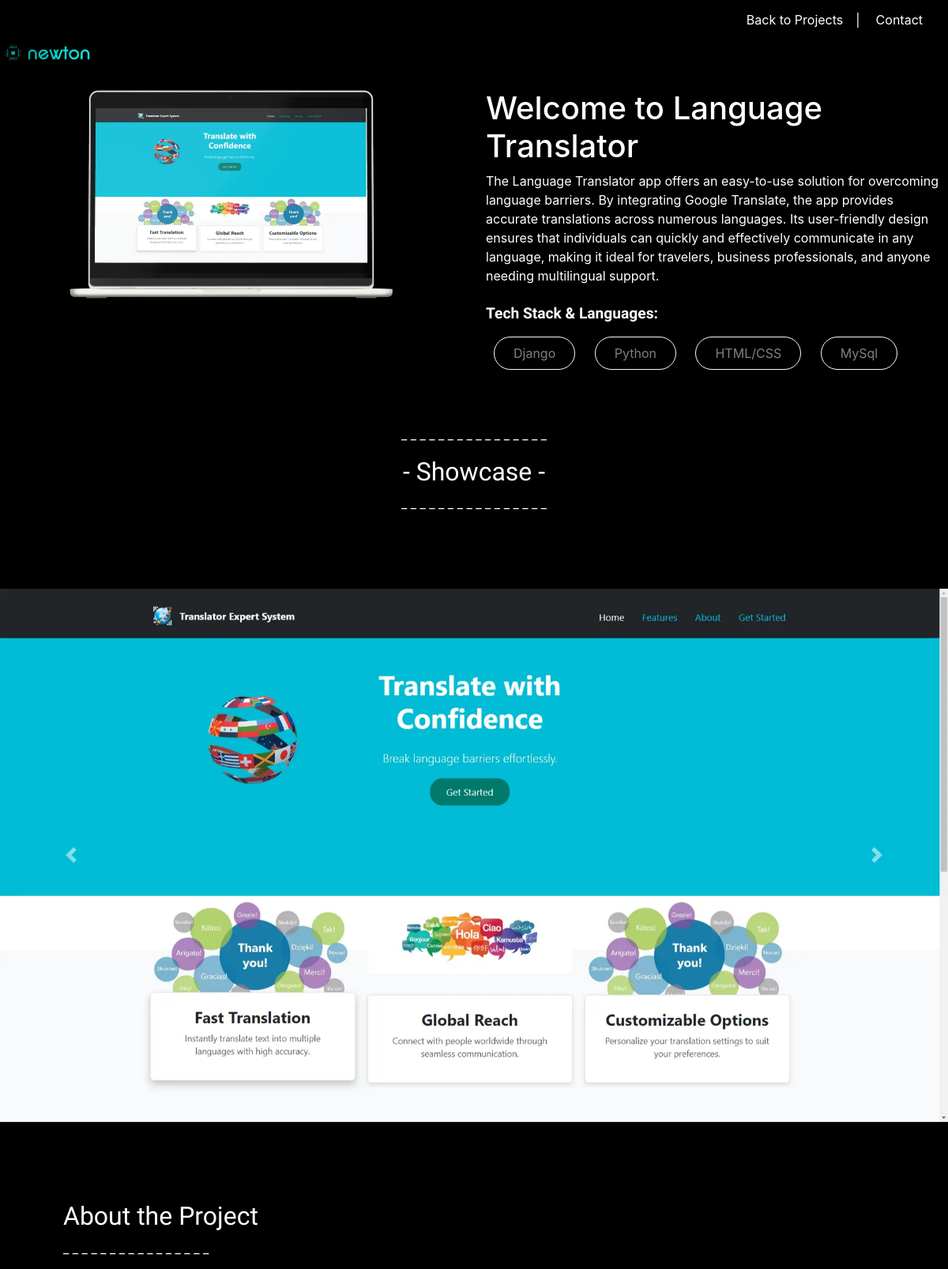
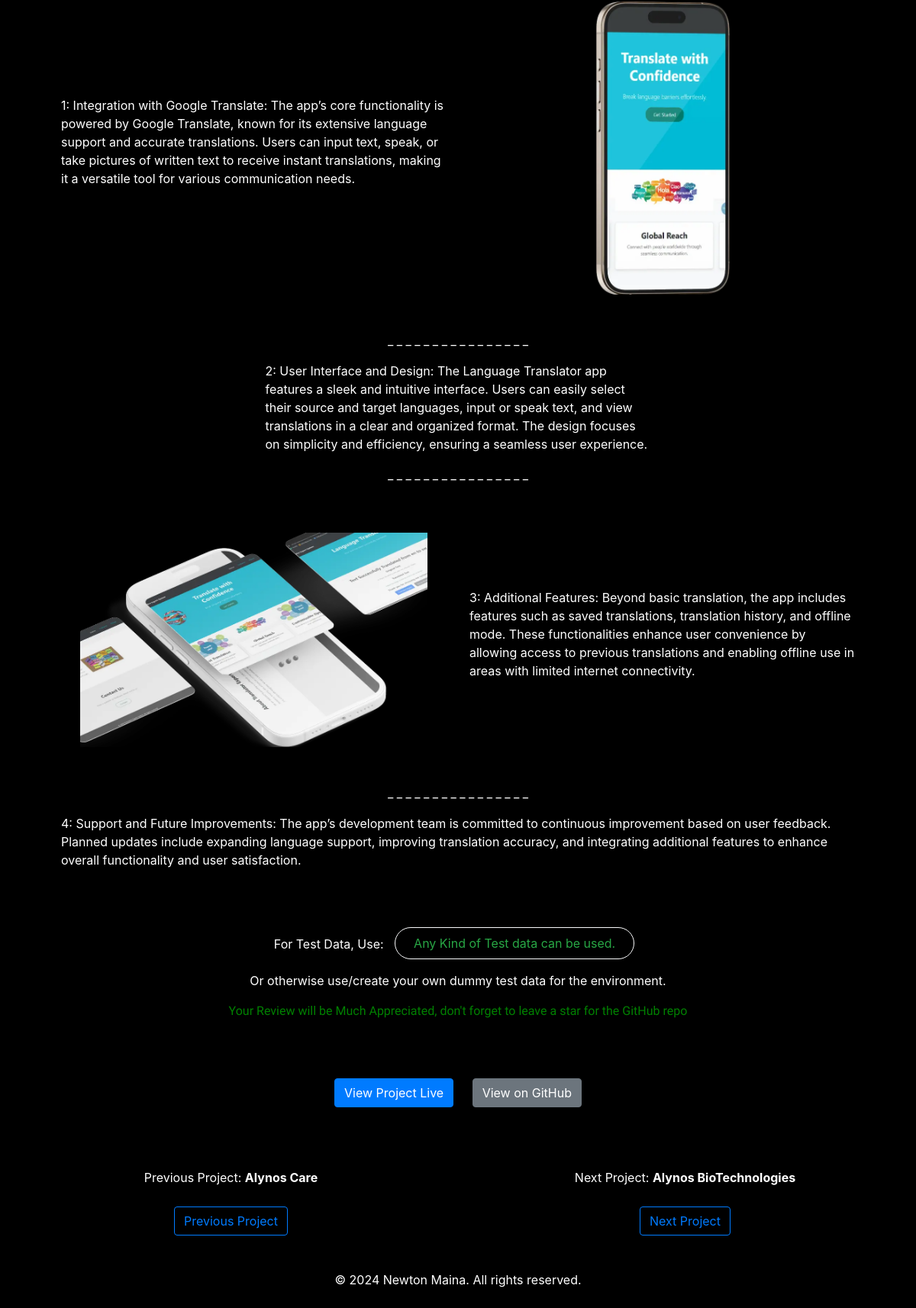
The app's page /project_detail/3/ with its own data (2 pictures, top to bottom).
### The_Website_v1/models.py (models this page shows, shortened)
class ProjectDetail(models.Model):
    project = models.OneToOneField(Project, on_delete=models.CASCADE)
    overview = models.TextField(default="More Content Will Be Added Soon")
    detail_paragraph1 = models.TextField(default="More Content Will Be Added Soon")
    detail_paragraph2 = models.TextField(default="More Content Will Be Added Soon")
    detail_paragraph3 = models.TextField(default="More Content Will Be Added Soon")
    detail_paragraph4 = models.TextField(default="More Content Will Be Added Soon")
    laptop_mockup = models.ImageField(upload_to='images/', default="More Content Will Be Added Soon")
    phone_mockup_01 = models.ImageField(upload_to='images/', default="More Content Will Be Added Soon")
    phone_mockup_02 = models.ImageField(upload_to='images/', default="More Content Will Be Added Soon")
    tech1 = models.CharField(max_length=200, default="Tech/You")
    tech2 = models.CharField(max_length=200, default="Tech/You")
    tech3 = models.CharField(max_length=200, default="Tech/You")
    tech4 = models.CharField(max_length=200, default="Tech/You")
    image4 = models.ImageField(upload_to='images/', default="More Content Will Be Added Soon")
    image5 = models.ImageField(upload_to='images/', default="More Content Will Be Added Soon")
    image6 = models.ImageField(upload_to='images/', default="More Content Will Be Added Soon")
    test_data = models.TextField(default="More Content Will Be Added Soon")
    live_url = models.URLField(null=True, blank=True)
    github_url = models.URLField(null=True, blank=True)

class Project(models.Model):
    title = models.CharField(max_length=200)
    case_name = models.CharField(max_length=200)
    description = models.TextField()
    image01 = models.ImageField(upload_to='images/', default="More Content Will Be Added Soon")
    image1 = models.ImageField(upload_to='images/', default="More Content Will Be Added Soon")
    image2 = models.ImageField(upload_to='images/', default="More Content Will Be Added Soon")
    image3 = models.ImageField(upload_to='images/', default="More Content Will Be Added Soon")

### The_Website_v1/views.py (the view)
# urls.py: path('project_detail/<int:pk>/', views.project_detail, name='project_detail'),
def project_detail(request, pk):
    project = get_object_or_404(Project, pk=pk)
    project_detail, created = ProjectDetail.objects.get_or_create(project=project)
    previous_project = Project.objects.filter(pk__lt=pk).order_by('-pk').first()
    next_project = Project.objects.filter(pk__gt=pk).order_by('pk').first()
    return render(request, 'detailings/project-detail.html', {'project': project,
                                                              'project_detail': project_detail,
                                                              'previous_project': previous_project,
                                                              'next_project': next_project})

### The_Website_v1/templates/detailings/project-detail.html (shortened to what this page needs)
{% extends 'detailings/project-detail-layout.html' %}
{% load static %}
{% block content %}
    <div class="container-fluid project-overview" style="padding: 30px 0;">
        <div class="row" style="margin-bottom: 30px;">
            <div class="col-md-6 text-center">
                <img src="{{project_detail.laptop_mockup.url}}" alt="Laptop Mockup" class="img-fluid" width="70%" height="70%">
            </div>
            <div class="col-md-6 text-sm-left align-content-center">
                <h1>Welcome to {{ project.title }}</h1>
                <p class="mb-4" style="align-items: center">{{ project_detail.overview }}</p>
                <h3 class="retext">Tech Stack & Languages: </h3>
                <button class="btn btn-light bg-transparent rounded-pill py-2 mb-3 px-4 ms-lg-4 text-white-50">{{ project_detail.tech1 }}</button>
                <button class="btn btn-light bg-transparent rounded-pill py-2 mb-3 px-4 ms-lg-4 text-white-50">{{ project_detail.tech2 }}</button>
                <button class="btn btn-light bg-transparent rounded-pill py-2 mb-3 px-4 ms-lg-4 text-white-50">{{ project_detail.tech3 }}</button>
                <button class="btn btn-light bg-transparent rounded-pill py-2 mb-3 px-4 ms-lg-4 text-white-50">{{ project_detail.tech4 }}</button>
            </div>
        </div>
        <br>
    <p>_ _ _ _ _ _ _ _ _ _ _ _ _ _ _ _</p>
    <h2 class="align-content-center" style="font-family: 'Playwrite AU VIC',cursive">- Showcase - </h2>
    <p>_ _ _ _ _ _ _ _ _ _ _ _ _ _ _ _</p>
    </div>
    <div class="row project-slider" style="padding: 50px 0;">
        <div class="col-12">
            <div id="projectImageCarousel" class="carousel slide" data-ride="carousel" data-interval="3000" data-pause="hover">
                <div class="carousel-inner">
                    <div class="carousel-item active">
                        <img src="{{ project_detail.image4.url }}" class="d-block w-100" alt="Image 1">
                    </div>
                </div>
                <a class="carousel-control-prev" href="#projectImageCarousel" role="button" data-slide="prev">
                    <span class="carousel-control-prev-icon" aria-hidden="true"></span>
                </a>
                <a class="carousel-control-next" href="#projectImageCarousel" role="button" data-slide="next">
                    <span class="carousel-control-next-icon" aria-hidden="true"></span>
                </a>
            </div>
        </div>
    </div>
    <div class="container project-details text-sm-left" style="padding: 50px;">
        <h2 style="margin-bottom: 10px; font-family: 'Playwrite AU VIC',cursive">About the Project</h2>
        <p >_ _ _ _ _ _ _ _ _ _ _ _ _ _ _ _</p>
        <div class="row mb-5">
            <div class="col-md-6 align-content-center">
                <p>{{ project_detail.detail_paragraph1 }}</p>
            </div>
            <div class="col-md-6 text-center">
                <img src="{{project_detail.phone_mockup_01.url}}" alt="Laptop Mockup" class="img-fluid" width="35%">
            </div>
        </div>
        <div class="row mb-5 justify-content-center">
            <div class="col-md-6 align-content-center">
                <p class="text-sm-center">_ _ _ _ _ _ _ _ _ _ _ _ _ _ _ _</p>
                 <p>{{ project_detail.detail_paragraph2 }}</p>
                <p class="text-sm-center">_ _ _ _ _ _ _ _ _ _ _ _ _ _ _ _</p>
            </div>
        </div>
        <div class="row mb-5 justify-content-center">
            <div class="col-md-6 text-center">
                <img src="{{project_detail.phone_mockup_02.url}}" alt="Laptop Mockup" class="img-fluid" width="90%">
            </div>
            <div class="col-md-6 align-content-center">
                <p class="text-sm-left">{{ project_detail.detail_paragraph3 }}</p>
            </div>
        </div>
        <p class="text-sm-center">_ _ _ _ _ _ _ _ _ _ _ _ _ _ _ _</p>
        <p>{{ project_detail.detail_paragraph4 }}</p>
    </div>
    <div class="container text-center test_data-buttons">
        <span>For Test Data, Use: </span><button class="btn btn-light bg-transparent rounded-pill py-2 mb-3 px-4 ms-lg-4 text-success">{{ project_detail.test_data }}</button>
        <p>Or otherwise use/create your own dummy test data for the environment.</p>
    </div>
    <p class="retext1"> Your Review will be Much Appreciated, don't forget to leave a star for the GitHub repo</p>
    <div class="container text-center project-buttons" style="padding: 50px 0;">
        <a href="{% url 'The_Website_v1:handle_url_existence' project.pk %}" target="_blank" class="btn btn-primary">View Project Live</a>
        <a href="{{ project_detail.github_url }}" target="_blank" class="btn btn-secondary">View on GitHub</a>
    </div>
    <div class="container-fluid project-navigation" style="padding: 20px;">
        <div class="row">
            <div class="col text-center">
                {% if previous_project %}
                    <p>Previous Project: <strong>{{ previous_project.title }}</strong></p>
                    <a href="{% url 'The_Website_v1:project_detail' previous_project.pk %}" class="btn btn-outline-primary">Previous Project</a>
                {% endif %}
            </div>
            <div class="col text-center">
                {% if next_project %}
                    <p>Next Project: <strong>{{ next_project.title }}</strong></p>
                    <a href="{% url 'The_Website_v1:project_detail' next_project.pk %}" class="btn btn-outline-primary">Next Project</a>
                {% endif %}
            </div>
        </div>
    </div>
{% endblock %}

### The_Website_v1/static/css/project_detail.css (style rules this page uses)
body { background-color: black !important; color: white; font-family: Arial, sans-serif; }
.project-overview { padding: 20px; text-align: center !important; }
.project-overview img { max-width: 100%; height: auto; }
.project-details { padding: 20px; text-align: center; }
.carousel-inner img { max-width: 100%; height: auto; }
.btn { margin: 10px; padding: 10px 20px; border: none; cursor: pointer; }
.btn-primary { background-color: #007bff; color: white; }
.btn-secondary { background-color: #6c757d; color: white; }
.carousel-item { transition: transform 1.5s ease, opacity 1.5s ease !important; }
.carousel-inner img { transition: opacity 1.5s ease-in-out !important; max-height: 700px; max-width: 1200px; width: auto; object-fit: cover; margin: 0 auto; }
.retext { color: white; font-family: "Playwrite AU VIC", system-ui; font-size: 1.2rem; font-weight: bold; }
.retext1 { color: green; font-family: "Playwrite AU VIC", cursive; font-size: 16px; text-align: center; justify-content: center; }

### The_Website_v1/templates/detailings/project-detail-layout.html (style rules this page uses)
body { background-color: black !important; color: white; overflow-x: hidden; }

### records on screen
ProjectDetail: laptop_mockup (picture), overview "The Language Translator app offers an easy-to-use solution for overcoming language barriers. By integrating Google Translate, the app provides accurate translations across numerous languages. Its user-friendly design ensures that individuals can quickly and effectively communicate in any language, making it ideal for travelers, business professionals, and anyone needing multilingual support.", tech1 "Django", tech2 "Python", tech3 "HTML/CSS", tech4 "MySql", image4 (picture), detail_paragraph1 "1: Integration with Google Translate: The app’s core functionality is powered by Google Translate, known for its extensive language support and accurate translations. Users can input text, speak, or take pictures of written text to receive instant translations, making it a versatile tool for various communication needs.", phone_mockup_01 (picture), detail_paragraph2 "2: User Interface and Design: The Language Translator app features a sleek and intuitive interface. Users can easily select their source and target languages, input or speak text, and view translations in a clear and organized format. The design focuses on simplicity and efficiency, ensuring a seamless user experience.", phone_mockup_02 (picture), detail_paragraph3 "3: Additional Features: Beyond basic translation, the app includes features such as saved translations, translation history, and offline mode. These functionalities enhance user convenience by allowing access to previous translations and enabling offline use in areas with limited internet connectivity.", detail_paragraph4 "4: Support and Future Improvements: The app’s development team is committed to continuous improvement based on user feedback. Planned updates include expanding language support, improving translation accuracy, and integrating additional features to enhance overall functionality and user satisfaction.", test_data "Any Kind of Test data can be used."
Project: title "Language Translator"
Project: title "Alynos Care"
Project: title "Alynos BioTechnologies"
